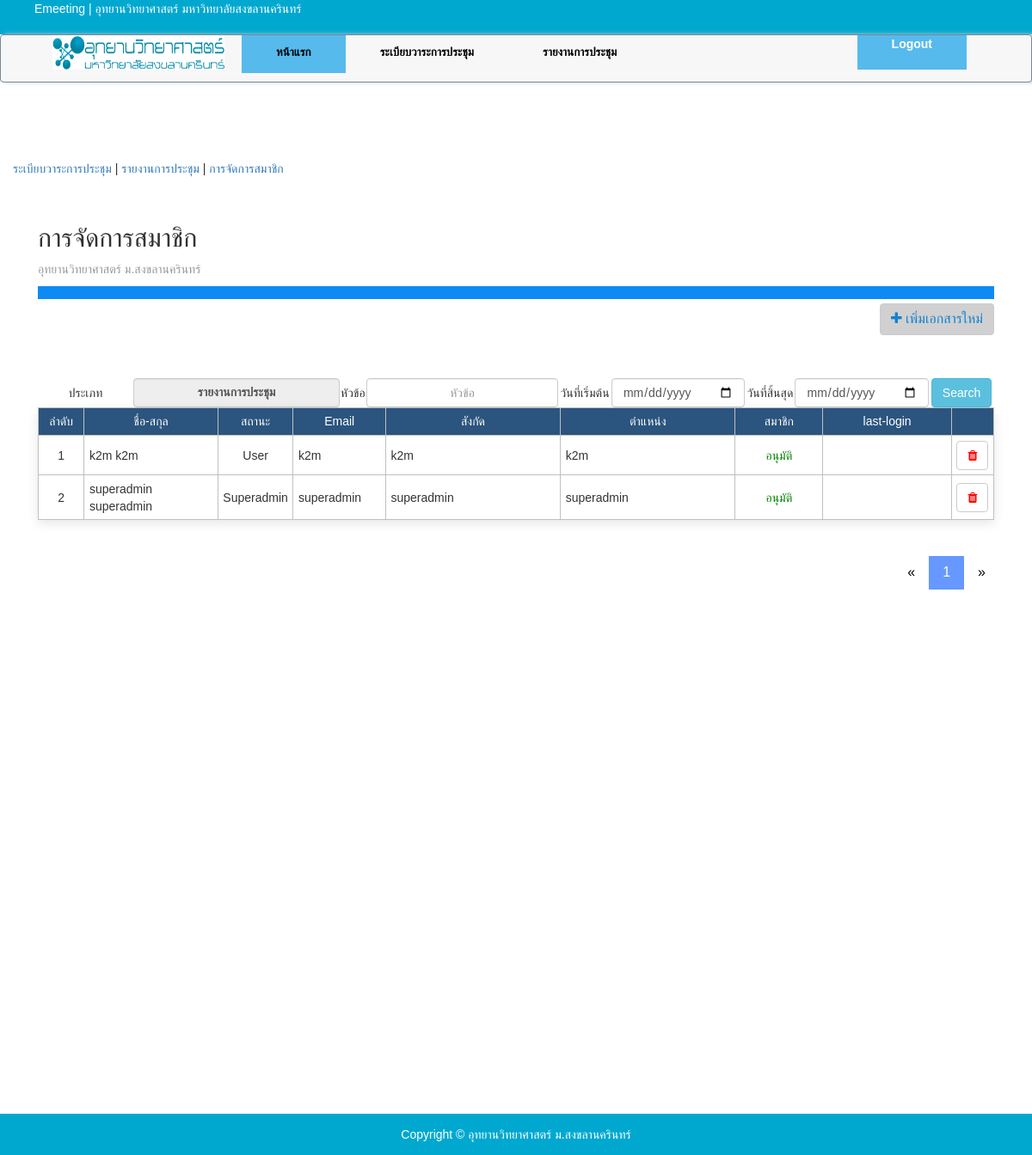
Page /index.php?controller=User&action=index (signed in) on the committed database.
### tables this page shows
CREATE TABLE `user` (
  `id` int(11) NOT NULL,
  `firstname` varchar(50) NOT NULL,
  `lastname` varchar(50) NOT NULL,
  `department` varchar(50) NOT NULL,
  `position` varchar(50) NOT NULL,
  `username` varchar(50) NOT NULL,
  `password` varchar(50) NOT NULL,
  `line` varchar(50) NOT NULL,
  `phone` varchar(50) NOT NULL,
  `email` varchar(50) NOT NULL,
  `approve` varchar(50) NOT NULL,
  `status` varchar(50) NOT NULL,
  `last_login` varchar(30) NOT NULL,
  `created_at` datetime NOT NULL DEFAULT current_timestamp(),
  `updated_at` datetime NOT NULL DEFAULT current_timestamp()
);

### app/view.php (called while the page is built, shortened)
<?php
class view extends Base{
    private $render = FALSE;
    public  function __construct($template) {
       $file = './view/'.$template.'.php';
        if (file_exists($file)) {
                $this->render = $file;
            } else {
                echo ('Template '.$template.' not found!');
            }
    }
    public function __destruct() {
        include($this->render);
    }
}

### controller/UserController.php (called while the page is built, shortened)
<?php
require_once './app/Base.php';
class UserController extends Base {
    public function index() {
        $lists = Base::query("SELECT * FROM user order by id desc")
                ->limit(10)
                ->fetchAll();
        $link = Base::links();
        Redirect::view("user/index", array("lists" => $lists, "link" => $link));
    }
}

### app/index.php (called while the page is built, shortened)
<?php
$route = new Route();
    if (isset($_GET['controller']) && isset($_GET['action'])) {
        $controller = $_GET['controller'];
        $action = $_GET['action'];
        $route->add($controller, $action);
    } else {
        $controller = 'Auth';
        $action = 'index';
        $route->add($controller, $action);
    }
$route->submit();

### index.php (called while the page is built)
<?php
require_once __DIR__.'/app/index.php';

### functions/function_getsession.php (called while the page is built, shortened)
<?php
function userid(){
    return $_SESSION["user_id"];
}
?>

### functions/function_privilege.php (called while the page is built)
<?php
require_once './app/Base.php';
function preview($userid,$prv,$bref) {
    $base = new Base();
    $doc = $base->query("select * from user_privilege where user_id='".$userid."' and bref_nm='".$bref."'")->one();
    if(!empty($doc)){
    if($doc["$prv"]==1){
    return true;
    }else{
    return false;
    }
    }
}
?>

### view/user/index.php (the view, shortened to what this page needs)
<?php require_once './layouts/header_admin.php'; ?>
<div class="col-md-12 blog-main">
    <div class="blog-post" style="padding:1em;">
        <h2 class="blog-post-title">การจัดการสมาชิก</h2>
        <p class="blog-post-meta" style="color:#999;">อุทยานวิทยาศาสตร์ ม.สงขลานครินทร์</p>
        <?php
        if ((isset($_SESSION["Auth"]) == true)) {
            if (preview(userid(), 'write', 'Member')) {
                ?>
                <div style="width:100%;margin-top:5px;">
                    <div class="btns">
                        <a class='btn btn-default' href="./index.php?controller=User&action=create"><li class='fa fa-plus'></li> เพิ่มเอกสารใหม่</a>
                    </div>
                </div>
            <?php }
        }
        ?>
        <div style='margin-top:50px;'>
            <form method="GET" action="./index.php">
                <table style='width:100%;text-align:center;'>
                    <tr>
                        <td style='width:10%;'>ประเภท</td>
                        <td>
                            <b><input type='text' class='form-control' readonly value='รายงานการประชุม' style='text-align:center;'></b>
                        </td>
                        <td>หัวข้อ</td>
                        <td><input type="text" class='form-control' style='text-align:center;' id="txttopic" name="txttopic" value='<?php echo (!empty($_GET["txttopic"]) ? $_GET["txttopic"] : ""); ?>' placeholder='หัวข้อ'></td>
                        <td> วันที่เริ่มต้น </td>
                        <td><input type="date" class='form-control' id="txtstartdate" name="txtstartdate" value='<?php echo (!empty($_GET["txtstartdate"]) ? $_GET["txtstartdate"] : ""); ?>'  placeholder='วันที่เริ่มต้น'></td>
                        <td> วันที่สิ้นสุด </td>
                        <td><input type="date" class='form-control' id="txtenddate" name="txtenddate" value='<?php echo (!empty($_GET["txtenddate"]) ? $_GET["txtenddate"] : ""); ?>' placeholder='วันที่สิ้นสุด'></td>
                        <td><input type="submit" class='btn btn-info' value='Search'></td>
                    </tr>
                </table>
            </form>
        </div>
        <table class="table_main" border="1">
            <tr class="header_blue">
                <td style="text-align:center;width:5%;">ลำดับ</td>
                <td style="text-align:center;width:15%;">ชื่อ-สกุล</td>
                <td style="text-align:center;width:5%;">สถานะ</td>
                <td style="text-align:center;width:10%;">Email</td>
                <td style="text-align:center;width:20%;">สังกัด</td>
                <td style="text-align:center;width:20%;">ตำแหน่ง</td>
                <td style="text-align:center;width:10%;">สมาชิก</td>
                <td style="text-align:center;width:15%;">last-login</td>
            <?php if (preview(userid(), 'delete', 'Member')) { ?><td style='width:5%;'></td><?php } ?>
            </tr>
            <?php
            $page = 1;
            foreach ($lists as $list) {
                ?>
                <tr class='link_to' onclick="window.location = './index.php?controller=User&action=showdoc&id=<?= $list['id']; ?>'" >
                    <td style="text-align:center;width:5%;"><?= $page++; ?></td>
                    <td style="width:15%;"><?= $list["firstname"]; ?> <?= $list["lastname"]; ?></td>
                    <td style="text-align:center;width:5%;"><?= u_status($list["status"]); ?></td>
                    <td style="width:10%;"><?= $list["email"]; ?></td>
                    <td style="width:20%;"><?= $list["department"]; ?></td>
                    <td style="width:20%;"><?= $list["position"]; ?></td>
                    <td style="text-align:center;width:10%;"><?= approve($list["approve"]); ?></td>
                    <td style="width:15%;"><?= $list["last_login"]; ?></td>
                <?php if (preview(userid(), 'delete', 'Member')) { ?>
                        <td style="text-align:center;width:5%;" onclick="window.location = './index.php?controller=User&action=delete&id=<?= $list["id"]; ?>'">
                            <a class='btn btn-default' href="./index.php?controller=User&action=delete&id=<?= $list["id"]; ?>"><i style='color:red;' class="fa fa-trash"></i></a>
                        </td>
                    </tr>
            <?php }
        } ?>
        </table>
    </div>
    <div class="footer_index">
        <?= $link; ?>
    </div>
</div>
<?php require_once './layouts/footer_admin.php'; ?>

### app/Route.php (shortened to what this page needs)
<?php
class Route
{
    private $_listUri = array();
    private $_listCall = array();
    public function add($uri, $function)
    {
        $this->_listUri[] = $uri;
        $this->_listCall[] = $function;
    }
    public function submit()
    {
        foreach ($this->_listUri as $listKey => $listUri) {
            $action = $this->_listCall[$listKey];
            $controllers = new $controller();
            $controllers->$action();
       }
    }
}

### functions/function_userstatus.php (shortened to what this page needs)
<?php
function u_status($status){
    switch($status){
        case '1' : return "User";
        case '3' : return "Superadmin";
    }
}
function approve($status){
    switch($status){
        case '1' : return "<span style='color:green;'>อนุมัติ</span>";
    }
}
?>

### assets/css/master.css (style rules this page uses)
body { background-image: linear-gradient( 96.5deg, rgba(39,103,187,1) 10.4%, rgba(16,72,144,1) 87.7% ); background: #fff; font-family: 'Kanit', sans-serif; width:100%; }
.header_blue { background-color:#2B547E; color:white; }
.footer_index { margin: auto;width:100%;text-align:right;padding:0.5em;font-size:12pt; }
body { margin:0;font-family:Arial }
body { margin: 0; font-family: Arial, Helvetica, sans-serif; }
.table_main { box-shadow: rgba(0, 0, 0, 0.1) 0px 4px 12px; margin:auto;width:100%; padding:1em; }
.table_main td { padding:0.4em; width:100%; border:1px solid #C0C0C0; table-layout: fixed; font-family: 'Kanit', sans-serif; }
@media (min-width: 1025px) and (max-width: 1280px) { body { margin:0;font-family:Arial } }
.btns { border-top:15px solid #0d8bf2; text-align:right; padding-top:5px; }
.btns a { color:#1482D0; font-size:12pt; background-color:#D0D0D0; }

### assets/theme/css/master.css (style rules this page uses)
.header_blue { background-color:#2B547E; color:white; }
.btn-default { border:1px solid #ccc; }
.footer_index { margin: auto;width:100%;text-align:right;padding:0.5em;font-size:12pt; }
body { margin:0;font-family:Arial }
body { margin: 0; font-family: Arial, Helvetica, sans-serif; }

### layouts/header_admin.php (style rules this page uses)
body { font-family: "PSU-Stidti-Regular","PSU-Stidti-Light","PSU-Stidti-Bold",sans-serif; width: 100vw; height: 100vh; }
* { padding: 0; margin: 0; box-sizing: border-box; font-family: "PSU-Stidti-Regular","PSU-Stidti-Light","PSU-Stidti-Bold",sans-serif; }

### rows in the picture
user: firstname "k2m", lastname "k2m", status "User", email "k2m", department "k2m", position "k2m", approve "อนุมัติ"
user: firstname "superadmin", lastname "superadmin", status "Superadmin", email "superadmin", department "superadmin", position "superadmin", approve "อนุมัติ"
